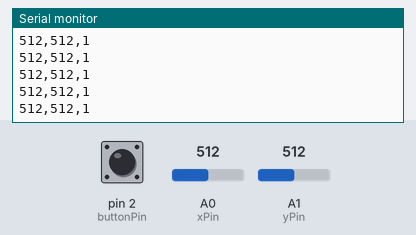
Recording of a sketch running on a simulated Arduino Uno, built with avr-gcc and run on an emulated ATmega328P. Shown: the last lines printed to the serial monitor. Inputs (shaded band) come from the test bench; at power-on: A1 (yPin) = 512, pin 2 (buttonPin) HIGH, A0 (xPin) = 512.

Above: at 12.8 s.
12.9 s: A1 (yPin) set to 990
At 13.8 s:
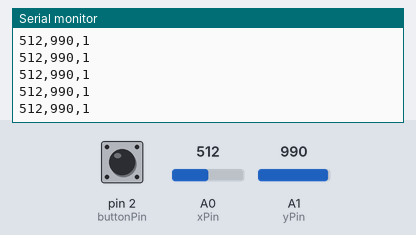
14.4 s: A1 (yPin) set to 1013
At 15.2 s:
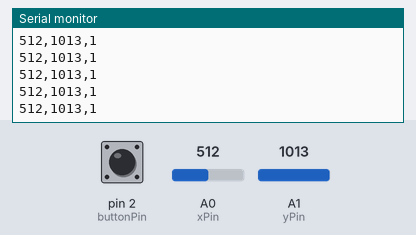
Timing chart, 0 to 16.9 s (numbered marks = the images above; inputs shaded):
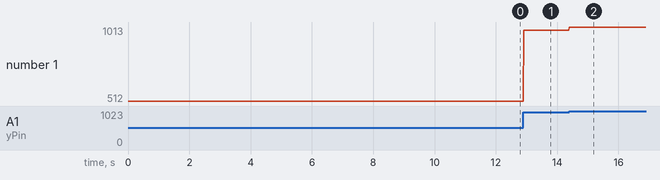

Measured:
- after the input at 12.9 s, the serial monitor: prints a new line at once (image 1)
- after the input at 14.4 s, the serial monitor: prints a new line at once (image 2)
- plotted number 1: 512 → 990 after the input at 12.9 s, 990 → 1013 after the input at 14.4 s

The sketch:

joystickSim.ino
```cpp
const int xPin = A0;
const int yPin = A1;
const int buttonPin = 2;

void setup() {
  Serial.begin(9600);
  pinMode(buttonPin, INPUT_PULLUP);
}

void loop() {
  int xValue = analogRead(xPin);
  int yValue = analogRead(yPin);
  int buttonState = digitalRead(buttonPin);

  Serial.print(xValue);
  Serial.print(",");
  Serial.print(yValue);
  Serial.print(",");
  Serial.println(buttonState);

  delay(20);
}
```
